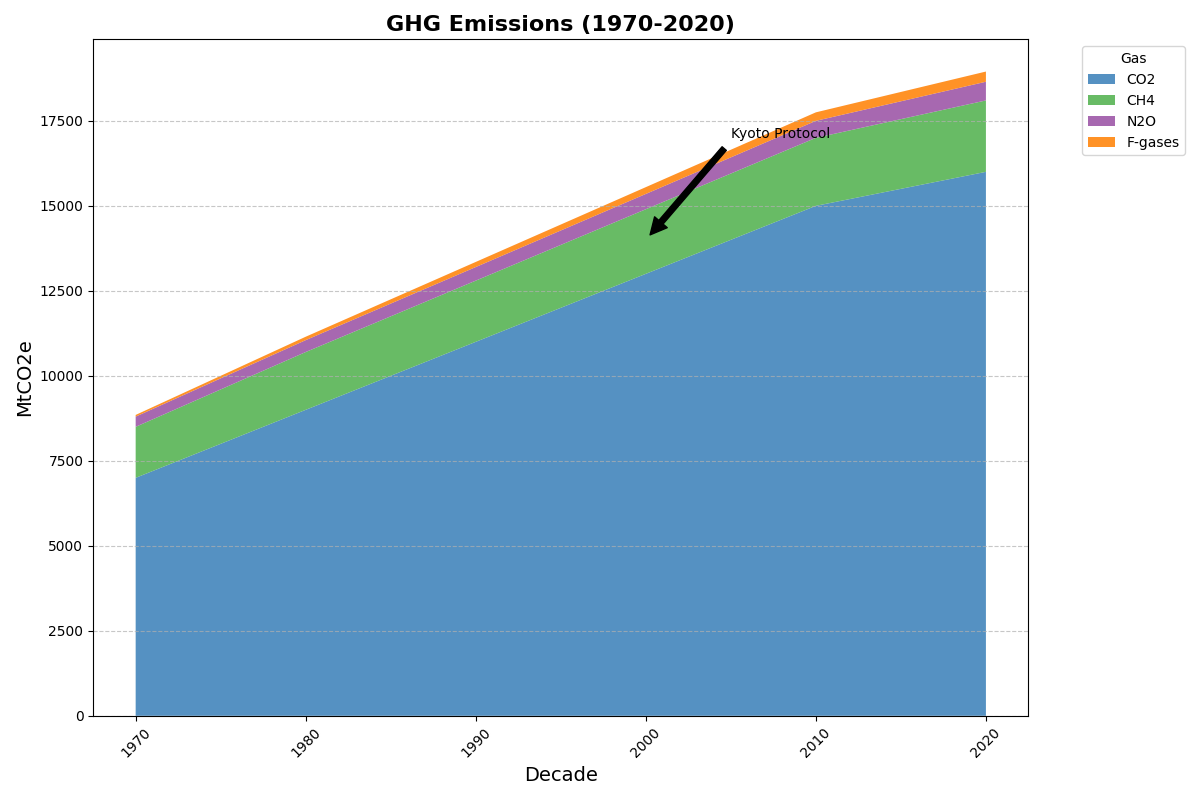

Recreate this plot in Python.
import matplotlib.pyplot as plt
import numpy as np

# Define decades
decades = np.array([1970, 1980, 1990, 2000, 2010, 2020])

# Emissions data
co2_emissions = np.array([7000, 9000, 11000, 13000, 15000, 16000])
ch4_emissions = np.array([1500, 1700, 1800, 1900, 2000, 2100])
n2o_emissions = np.array([300, 350, 400, 450, 500, 550])
fgases_emissions = np.array([50, 100, 150, 200, 250, 300])

emissions_data = np.vstack([co2_emissions, ch4_emissions, n2o_emissions, fgases_emissions])
new_colors = ['#377eb8', '#4daf4a', '#984ea3', '#ff7f00']  # New color set

fig, ax = plt.subplots(figsize=(12, 8))

ax.stackplot(decades, emissions_data, labels=['CO2', 'CH4', 'N2O', 'F-gases'], colors=new_colors, alpha=0.85)
ax.set_title('GHG Emissions (1970-2020)', fontsize=16, fontweight='bold')
ax.set_xlabel('Decade', fontsize=14)
ax.set_ylabel('MtCO2e', fontsize=14)

ax.legend(title='Gas', loc='upper left', bbox_to_anchor=(1.05, 1))
ax.yaxis.grid(True, linestyle='--', alpha=0.7)
ax.set_xticks(decades)
ax.set_xticklabels(decades, rotation=45)

ax.annotate('Kyoto Protocol', xy=(2000, 14000), xytext=(2005, 17000),
            arrowprops=dict(facecolor='black', shrink=0.05), fontsize=10, color='black')

plt.tight_layout()
plt.show()
